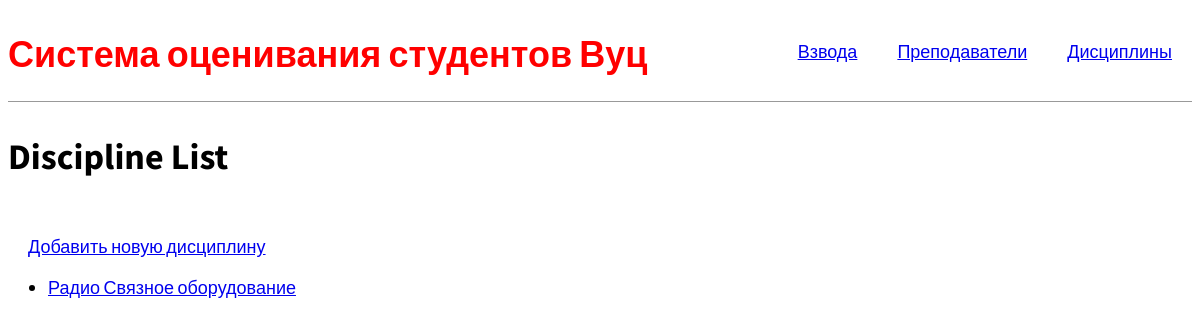
The app's page /disciplines/, older data.
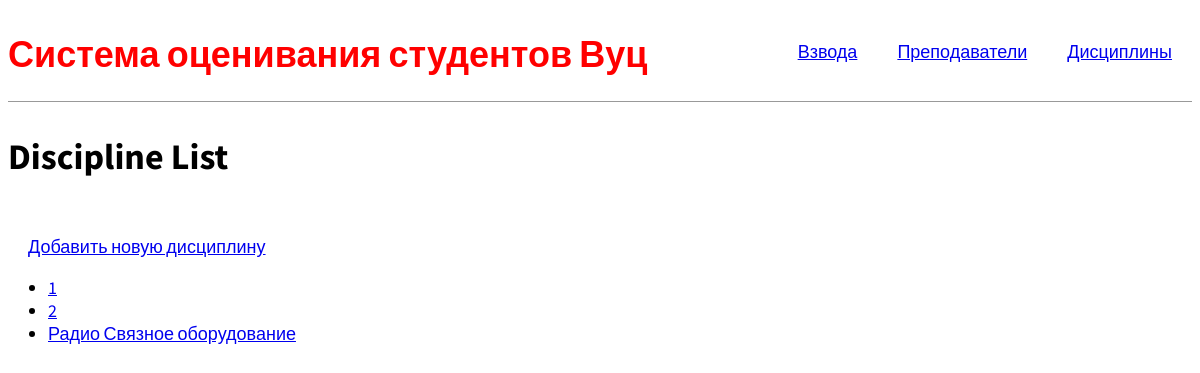
The same page, newer data.
### firstapp/models.py (models this page shows, shortened)
class Discipline(models.Model):
    TYPE_EXAM =[
        ('Z', 'зачёт'),
        ('O', 'зачёт с оценкой'),
        ('E', 'экзамен')
    ]
    name = models.CharField(max_length=400, verbose_name="Название")
    short_name = models.CharField(max_length=10, verbose_name="Аббревиатура")
    departament= models.ForeignKey(to="DepartamentModel", on_delete=models.CASCADE, verbose_name="Кафедра")
    teacher = models.ForeignKey(to="Teacher", on_delete=models.CASCADE, verbose_name="Преподаватель")
    course = models.IntegerField(verbose_name="Курс")
    hours = models.IntegerField(verbose_name="Количество часов")
    type_exam = models.CharField(max_length=1, choices=TYPE_EXAM, verbose_name="Тип экзамена")
    class Meta:
        ordering = ["name"]
    def get_absolute_url(self):
        return reverse('discipline-detail', args=[str(self.id)])

### firstapp/views.py (the view)
# urls.py: path('disciplines/', DisciplinesList.as_view(), name='disciplines'),
class DisciplinesList(generic.ListView):
    model = Discipline

### firstapp/templates/firstapp/discipline_list.html (shortened to what this page needs)
{% extends 'base.html' %}
{% block content %}
  <h1>Discipline List</h1>
  <div class="nav-right">
    <a href="{% url 'disсipline-create' %}">Добавить новую дисциплину</a><br>
  </div>
  {% if discipline_list %}
  <ul>
    {% for discipline in discipline_list %}
      <li>
        <a href="{{ discipline.get_absolute_url }}">{{ discipline.name }}</a>
      </li>
    {% endfor %}
  </ul>
  {% else %}
    <p>There are no disciplines.</p>
  {% endif %}
{% endblock %}

### firstapp/templates/base.html (shortened to what this page needs)
{% load static %}
<!DOCTYPE html>
<html>
  <head>
    <link href="{% static 'css/style.css' %}" rel="stylesheet">
  </head>
  <body>
    <div>
      <header>
        <div class="nav-left">
          <h1><a href="{% url 'squads' %}">Система оценивания студентов Вуц</a></h1>
        </div>
         <div class="nav-right">
          <a href="{% url 'squads' %}">Взвода</a><br>
         </div>
         <div class="nav-right">
          <a href="{% url 'teachers' %}">Преподаватели</a><br>
         </div>
         <div class="nav-right">
          <a href="{% url 'disciplines' %}">Дисциплины</a>
         </div>
      </header>
      {% block content %}
      {% endblock content %}
    </div>
  </body>
</html>

### static/css/style.css (style rules this page uses)
body { font-family: 'Source Sans Pro', sans-serif; font-size: 18px; }
header { border-bottom: 1px solid #999; margin-bottom: 2rem; display: flex; }
header h1 a { color: red; text-decoration: none; }
.nav-left { margin-right: auto; }
.nav-right { display: flex; padding-top: 2rem; padding-left: 20px; padding-right: 20px; }

Row changes from the older to the newer data that the page shows:
added Discipline: name "1"
added Discipline: name "2"
